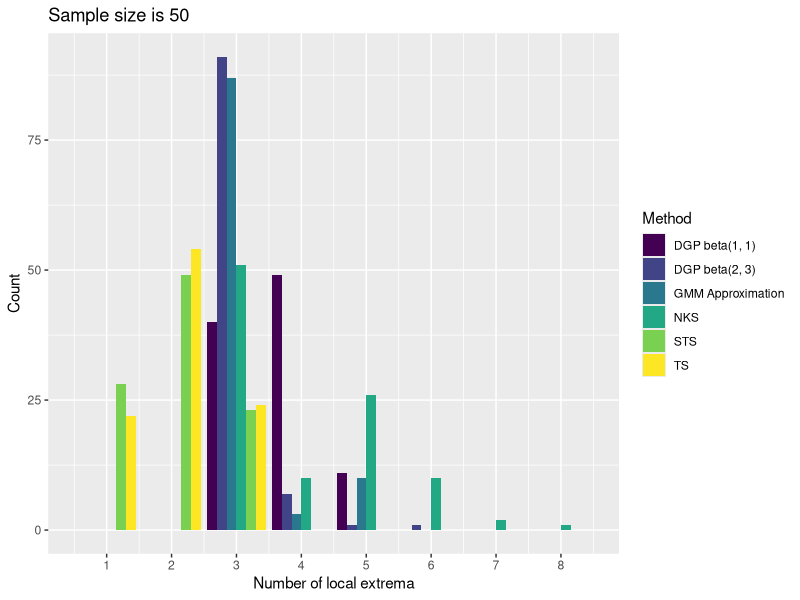
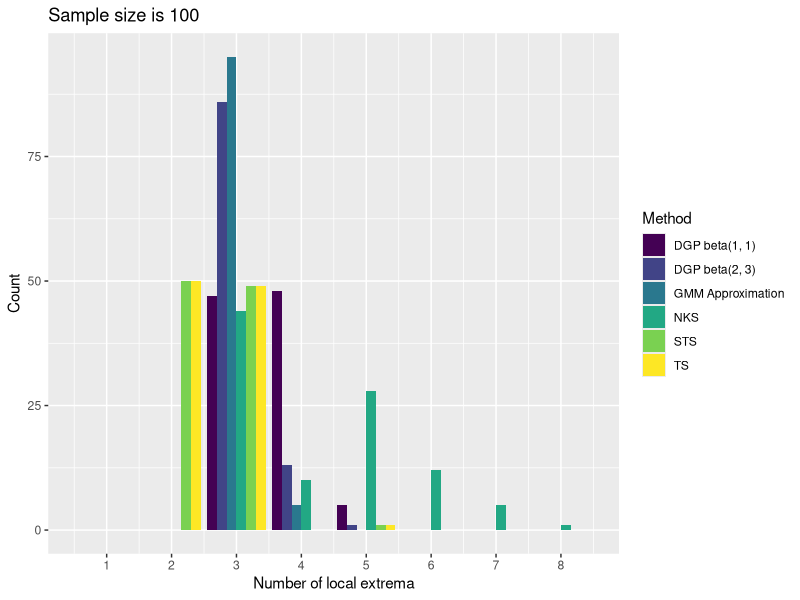
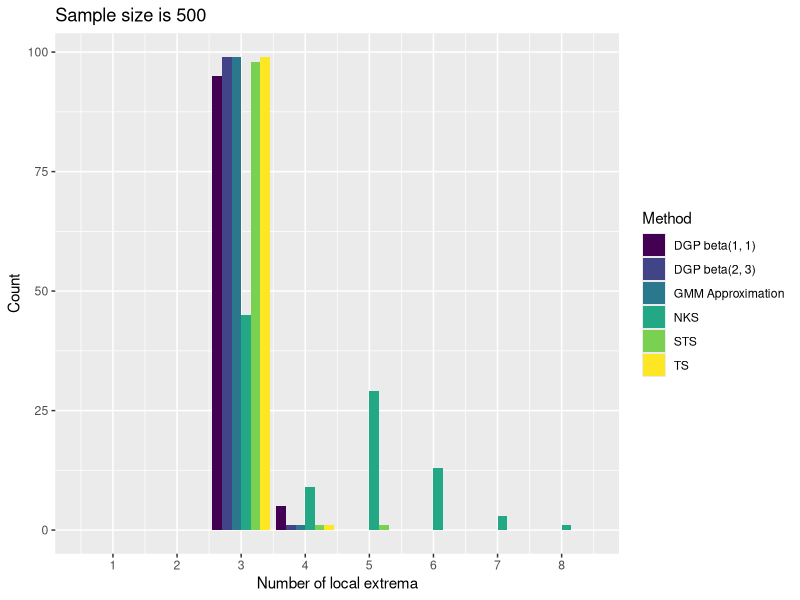
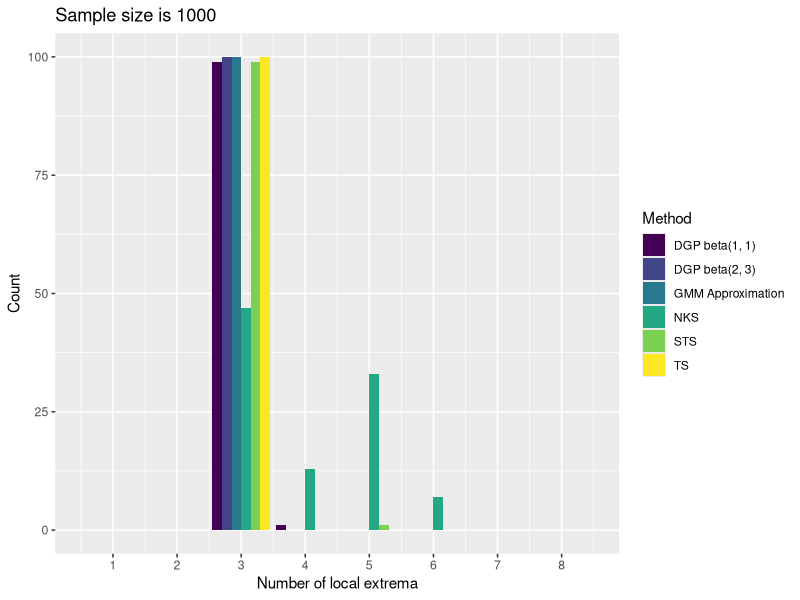
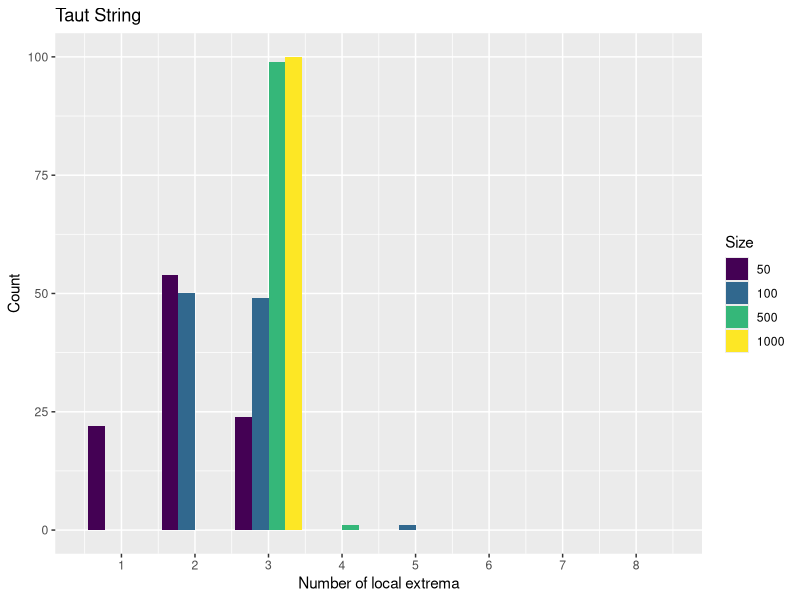
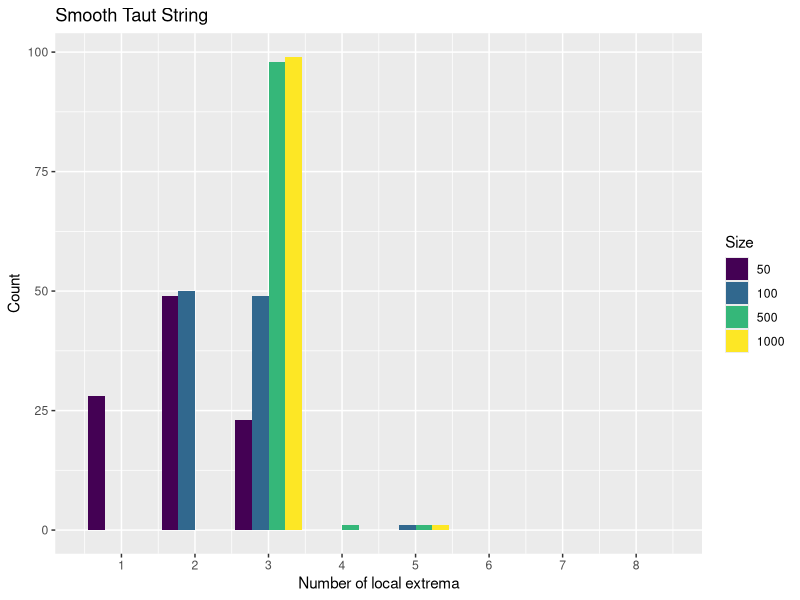
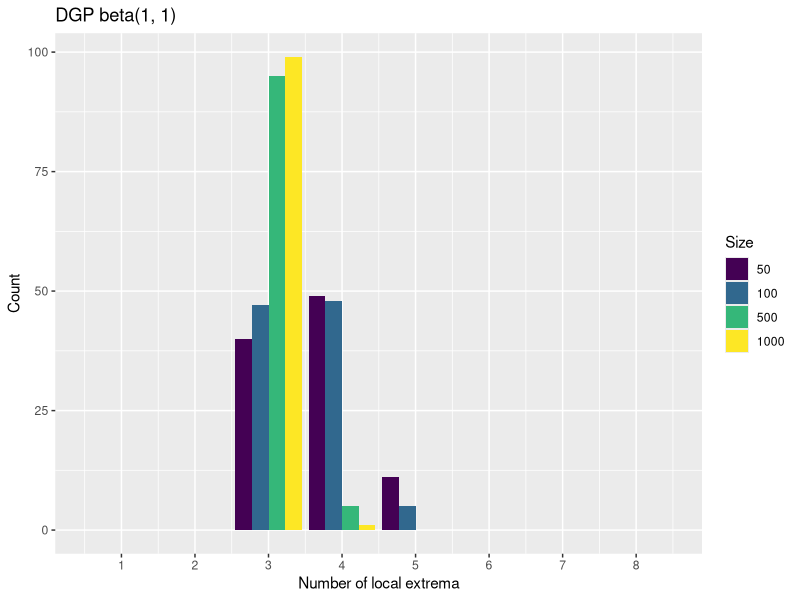
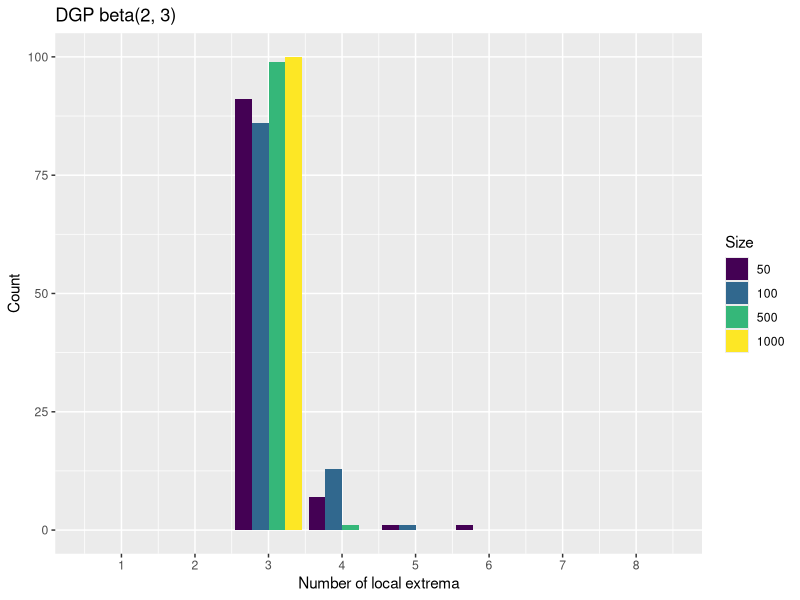

R code for these plots, in order:
### Simulations
################################################################################
# Plot for the number of estimated local extrema
################################################################################
# number of points 1, 2, 3, 4, 5, 6, 7, 8, 9, 10
library(ggplot2)
number_davis_kovac_50 <- c(22, 54, 24, 0, 0, 0, 0, 0)
number_davis_kovac_100 <- c(0, 50, 49, 0, 1, 0, 0, 0)
number_davis_kovac_500 <- c(0, 0, 99, 1, 0, 0, 0, 0)
number_davis_kovac_1000 <- c(0, 0, 100, 0, 0, 0, 0, 0)

number_kovac_50 <- c(28, 49, 23, 0, 0, 0, 0, 0)
number_kovac_100 <- c(0, 50, 49, 0, 1, 0, 0, 0)
number_kovac_500 <- c(0, 0, 98, 1, 1, 0, 0, 0)
number_kovac_1000 <- c(0, 0, 99, 0, 1, 0, 0, 0)


number_nks_50 <- c(0, 0, 51, 10, 26, 10, 2, 1, 0, 0, 1)  ## 11 elements. the 11th element is 1
number_nks_100 <- c(0, 0, 44, 10, 28, 12, 5, 1)
number_nks_500 <- c(0, 0, 45, 9, 29, 13, 3, 1)
number_nks_1000 <- c(0, 0, 47, 13, 33, 7, 0, 0)

number_dgp_50 <- c(0, 0, 40, 49, 11, 0, 0, 0)
number_dgp_100 <- c(0, 0, 47, 48, 5, 0, 0, 0)
number_dgp_500 <- c(0, 0, 95, 5, 0, 0, 0, 0)
number_dgp_1000 <- c(0, 0, 99, 1, 0, 0, 0, 0)

number_dgp_beta_2_3_50 <- c(0, 0, 91, 7, 1, 1, 0, 0)
number_dgp_beta_2_3_100 <- c(0, 0, 86, 13, 1, 0, 0, 0)
number_dgp_beta_2_3_500 <- c(0, 0, 99, 1, 0, 0, 0, 0)
number_dgp_beta_2_3_1000 <- c(0, 0, 100, 0, 0, 0, 0, 0)

number_gmm_50 <- c(0, 0, 87, 3, 10, 0, 0, 0)
number_gmm_100 <- c(0, 0, 95, 5, 0, 0, 0, 0)
number_gmm_500 <- c(0, 0, 99, 1, 0, 0, 0, 0)
number_gmm_1000 <- c(0, 0, 100, 0, 0, 0, 0, 0)

# =============================================================================

method_name <- c("TS", "STS", "NKS", 
                 "DGP beta(1, 1)", "DGP beta(2, 3)", "GMM Approximation")


# -------
number_df_50 <- data.frame("number" = rep(1:8, 6),
                            "method" = rep(method_name, each = 8),
                            "count" = c(number_davis_kovac_50,
                                        number_kovac_50,
                                        number_nks_50[1:8],
                                        number_dgp_50,
                                        number_dgp_beta_2_3_50,
                                        number_gmm_50))

ggplot(number_df_50, aes(x = number, y = count, fill = method)) + 
    geom_bar(stat = "identity", position = "dodge") + 
    labs(x = "Number of local extrema",
         y = "Count",
         title = "Sample size is 50",
         fill = "Method") +
    scale_x_continuous(limits = c(0.5, 8.5), breaks=1:8) +
    scale_fill_viridis_d()
# -------
number_df_100 <- data.frame("number" = rep(1:8, 6),
                            "method" = rep(method_name, each = 8),
                            "count" = c(number_davis_kovac_100,
                                        number_kovac_100,
                                        number_nks_100,
                                        number_dgp_100,
                                        number_dgp_beta_2_3_100,
                                        number_gmm_100))

ggplot(number_df_100, aes(x = number, y = count, fill = method)) + 
    geom_bar(stat = "identity", position = "dodge") + 
    labs(x = "Number of local extrema",
         y = "Count",
         title = "Sample size is 100",
         fill = "Method") +
    scale_x_continuous(limits = c(0.5, 8.5), breaks=1:8) +
    # scale_y_continuous(limits = c(0, 100)) + 
    scale_fill_viridis_d()
# -------
number_df_500 <- data.frame("number" = rep(1:8, 6),
                           "method" = rep(method_name, each = 8),
                           "count" = c(number_davis_kovac_500,
                                       number_kovac_500,
                                       number_nks_500[1:8],
                                       number_dgp_500,
                                       number_dgp_beta_2_3_500,
                                       number_gmm_500))

ggplot(number_df_500, aes(x = number, y = count, fill = method)) + 
    geom_bar(stat = "identity", position = "dodge") + 
    labs(x = "Number of local extrema",
         y = "Count",
         title = "Sample size is 500",
         fill = "Method") +
    scale_x_continuous(limits = c(0.5, 8.5), breaks=1:8) +
    scale_fill_viridis_d()
# -------

number_df_1000 <- data.frame("number" = rep(1:8, 6),
                             "method" = rep(method_name, each = 8),
                             "count" = c(number_davis_kovac_1000,
                                         number_kovac_1000,
                                         number_nks_1000,
                                         number_dgp_1000,
                                         number_dgp_beta_2_3_1000,
                                         number_gmm_1000))

ggplot(number_df_1000, aes(x = number, y = count, fill = method)) + 
    geom_bar(stat = "identity", position = "dodge") + 
    labs(x = "Number of local extrema",
         y = "Count",
         title = "Sample size is 1000",
         fill = "Method") +
    scale_x_continuous(limits = c(0.5, 8.5), breaks=1:8) +
    scale_fill_viridis_d()




## maybe this

## Taut String (same for other methods)
number_df_ts <- data.frame("number" = rep(1:8, 4),
                           "size" = rep(c("50", "100", "500", "1000"), each = 8),
                           "count" = c(number_davis_kovac_50,
                                       number_davis_kovac_100,
                                       number_davis_kovac_500,
                                       number_davis_kovac_1000))
ggplot(number_df_ts, aes(x = number, y = count, 
                         fill = factor(size, levels = c("50", "100", "500", "1000")))) + 
    geom_bar(stat = "identity", position = "dodge") + 
    labs(x = "Number of local extrema",
         y = "Count",
         title = "Taut String",
         fill = "Size") +
    scale_x_continuous(limits = c(0.5, 8.5), breaks=1:8) + 
    scale_fill_viridis_d()

# -----

number_df_sts <- data.frame("number" = rep(1:8, 4),
                           "size" = rep(c("50", "100", "500", "1000"), each = 8),
                           "count" = c(number_kovac_50,
                                       number_kovac_100,
                                       number_kovac_500,
                                       number_kovac_1000))
ggplot(number_df_sts, aes(x = number, y = count, 
                          fill = factor(size, levels = c("50", "100", "500", "1000")))) + 
    geom_bar(stat = "identity", position = "dodge") + 
    labs(x = "Number of local extrema",
         y = "Count",
         title = "Smooth Taut String",
         fill = "Size") +
    scale_x_continuous(limits = c(0.5, 8.5), breaks=1:8) + 
    scale_fill_viridis_d()


# -----


number_df_dgp <- data.frame("number" = rep(1:8, 4),
                            "size" = rep(c("50", "100", "500", "1000"), each = 8),
                            "count" = c(number_dgp_50,
                                        number_dgp_100,
                                        number_dgp_500,
                                        number_dgp_1000))
ggplot(number_df_dgp, aes(x = number, y = count, 
                          fill = factor(size, levels = c("50", "100", "500", "1000")))) + 
    geom_bar(stat = "identity", position = "dodge") + 
    labs(x = "Number of local extrema",
         y = "Count",
         title = "DGP beta(1, 1)",
         fill = "Size") +
    scale_x_continuous(limits = c(0.5, 8.5), breaks=1:8) + 
    scale_fill_viridis_d()

# -----


number_df_dgp_2_3 <- data.frame("number" = rep(1:8, 4),
                            "size" = rep(c("50", "100", "500", "1000"), each = 8),
                            "count" = c(number_dgp_beta_2_3_50,
                                        number_dgp_beta_2_3_100,
                                        number_dgp_beta_2_3_500,
                                        number_dgp_beta_2_3_1000))
ggplot(number_df_dgp_2_3, aes(x = number, y = count, 
                          fill = factor(size, levels = c("50", "100", "500", "1000")))) + 
    geom_bar(stat = "identity", position = "dodge") + 
    labs(x = "Number of local extrema",
         y = "Count",
         title = "DGP beta(2, 3)",
         fill = "Size") +
    scale_x_continuous(limits = c(0.5, 8.5), breaks=1:8) + 
    scale_fill_viridis_d()

# -----


number_df_nks <- data.frame("number" = rep(1:8, 4),
                                "size" = rep(c("50", "100", "500", "1000"), each = 8),
                                "count" = c(number_nks_50[1:8],
                                            number_nks_100,
                                            number_nks_500,
                                            number_nks_1000))
ggplot(number_df_nks, aes(x = number, y = count, 
                              fill = factor(size, levels = c("50", "100", "500", "1000")))) + 
    geom_bar(stat = "identity", position = "dodge") + 
    labs(x = "Number of local extrema",
         y = "Count",
         title = "Nonlinear Kernel Smoothing",
         fill = "Size") +
    scale_x_continuous(limits = c(0.5, 8.5), breaks=1:8) + 
    scale_fill_viridis_d()


# -----


number_df_gmm <- data.frame("number" = rep(1:8, 4),
                                "size" = rep(c("50", "100", "500", "1000"), each = 8),
                                "count" = c(number_gmm_50,
                                            number_gmm_100,
                                            number_gmm_500,
                                            number_gmm_1000))
ggplot(number_df_gmm, aes(x = number, y = count, 
                              fill = factor(size, levels = c("50", "100", "500", "1000")))) + 
    geom_bar(stat = "identity", position = "dodge") + 
    labs(x = "Number of local extrema",
         y = "Count",
         title = "Gaussian Mixture Model Approximation",
         fill = "Size") +
    scale_x_continuous(limits = c(0.5, 8.5), breaks=1:8) + 
    scale_fill_viridis_d()








